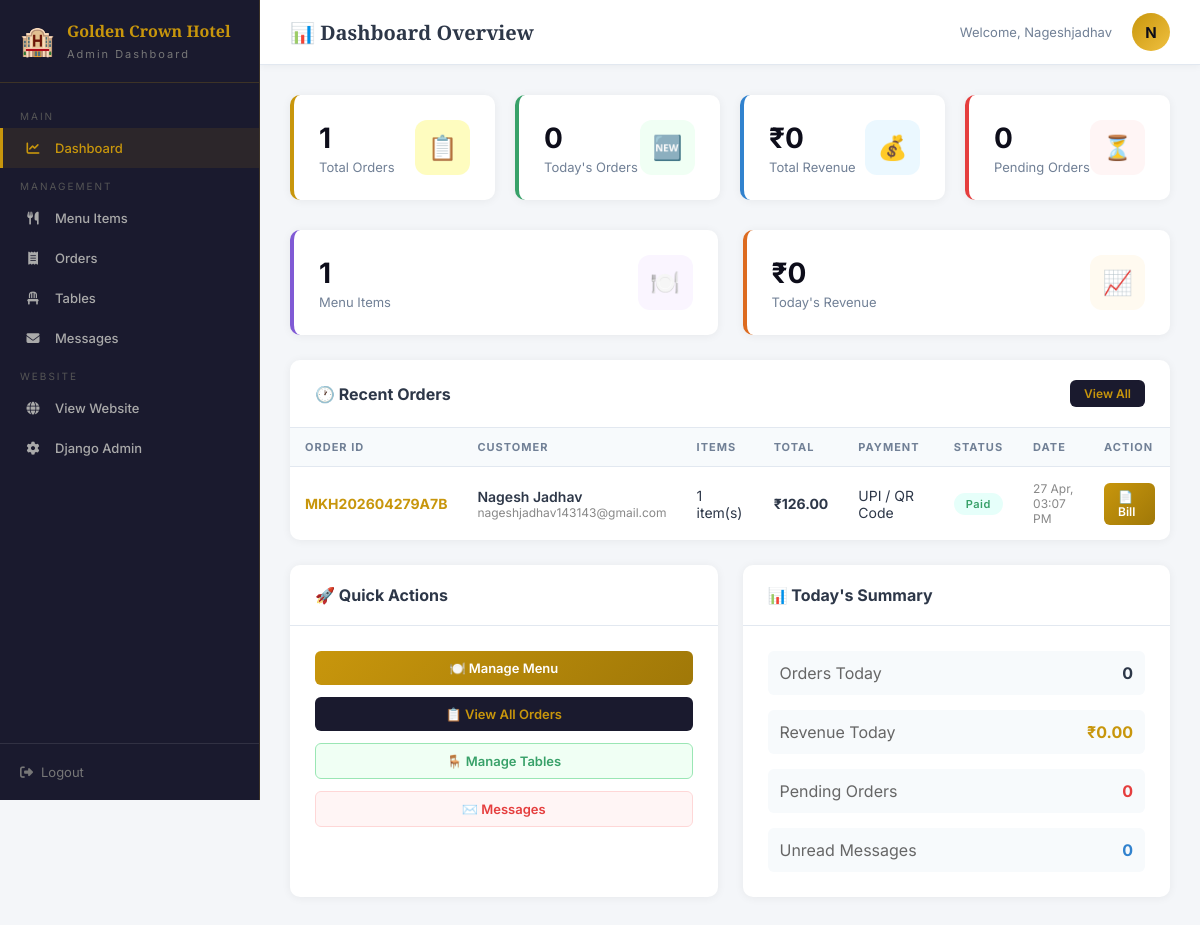
Page /admin-panel/dashboard/ (signed in) on the committed database.
### hotel/models.py (models this page shows, shortened)
class Order(models.Model):
    STATUS_CHOICES = [
        ('pending', 'Pending'),
        ('confirmed', 'Confirmed'),
        ('preparing', 'Preparing'),
        ('ready', 'Ready'),
        ('delivered', 'Delivered'),
        ('paid', 'Paid'),
        ('cancelled', 'Cancelled'),
    ]
    PAYMENT_METHODS = [
        ('cash', 'Cash'),
        ('upi', 'UPI / QR Code'),
        ('card', 'Card'),
        ('online', 'Online'),
    ]
    order_id = models.CharField(max_length=20, unique=True, editable=False)
    customer_name = models.CharField(max_length=200)
    customer_email = models.EmailField()
    customer_phone = models.CharField(max_length=15)
    table = models.ForeignKey(Table, on_delete=models.SET_NULL, null=True, blank=True)
    status = models.CharField(max_length=20, choices=STATUS_CHOICES, default='pending')
    payment_method = models.CharField(max_length=20, choices=PAYMENT_METHODS, default='cash')
    payment_status = models.CharField(max_length=20, default='pending')
    subtotal = models.DecimalField(max_digits=10, decimal_places=2, default=0)
    tax = models.DecimalField(max_digits=10, decimal_places=2, default=0)
    total = models.DecimalField(max_digits=10, decimal_places=2, default=0)
    special_instructions = models.TextField(blank=True)
    created_at = models.DateTimeField(auto_now_add=True)
    updated_at = models.DateTimeField(auto_now=True)

### hotel/views.py (the view)
# urls.py: path('admin-panel/dashboard/', views.admin_dashboard, name='admin_dashboard'),
@login_required
@user_passes_test(is_admin)
def admin_dashboard(request):
    today = timezone.now().date()
    total_orders = Order.objects.count()
    today_orders = Order.objects.filter(created_at__date=today).count()
    total_revenue = Order.objects.filter(payment_status='paid').aggregate(Sum('total'))['total__sum'] or 0
    today_revenue = Order.objects.filter(created_at__date=today, payment_status='paid').aggregate(Sum('total'))['total__sum'] or 0
    pending_orders = Order.objects.filter(status__in=['pending', 'confirmed', 'preparing']).count()
    total_items = MenuItem.objects.count()
    recent_orders = Order.objects.order_by('-created_at')[:5]
    unread_messages = ContactMessage.objects.filter(is_read=False).count()
    return render(request, 'admin_panel/dashboard.html', {
        'total_orders': total_orders, 'today_orders': today_orders,
        'total_revenue': total_revenue, 'today_revenue': today_revenue,
        'pending_orders': pending_orders, 'total_items': total_items,
        'recent_orders': recent_orders, 'unread_messages': unread_messages,
    })

### hotel/views.py (called while the page is built)
def is_admin(user):
    return user.is_staff or user.is_superuser

### hotel/templates/admin_panel/dashboard.html (shortened to what this page needs)
{% extends 'admin_panel/base_admin.html' %}
{% block page_title %}📊 Dashboard Overview{% endblock %}
{% block content %}
<div class="stat-grid">
  <div class="stat-card" style="border-left-color: #C8960C;">
    <div class="stat-info"><h3>{{ total_orders }}</h3><p>Total Orders</p></div>
    <div class="stat-icon" style="background:#fefcbf;">📋</div>
  </div>
  <div class="stat-card" style="border-left-color:#38a169;">
    <div class="stat-info"><h3>{{ today_orders }}</h3><p>Today's Orders</p></div>
    <div class="stat-icon" style="background:#f0fff4;">🆕</div>
  </div>
  <div class="stat-card" style="border-left-color:#3182ce;">
    <div class="stat-info"><h3>₹{{ total_revenue|floatformat:0 }}</h3><p>Total Revenue</p></div>
    <div class="stat-icon" style="background:#ebf8ff;">💰</div>
  </div>
  <div class="stat-card" style="border-left-color:#e53e3e;">
    <div class="stat-info"><h3>{{ pending_orders }}</h3><p>Pending Orders</p></div>
    <div class="stat-icon" style="background:#fff5f5;">⏳</div>
  </div>
</div>
<div style="display:grid;grid-template-columns:1fr 1fr;gap:25px;margin-bottom:25px;">
  <div class="stat-card" style="border-left-color:#805ad5;">
    <div class="stat-info"><h3>{{ total_items }}</h3><p>Menu Items</p></div>
    <div class="stat-icon" style="background:#faf5ff;">🍽️</div>
  </div>
  <div class="stat-card" style="border-left-color:#dd6b20;">
    <div class="stat-info"><h3>₹{{ today_revenue|floatformat:0 }}</h3><p>Today's Revenue</p></div>
    <div class="stat-icon" style="background:#fffaf0;">📈</div>
  </div>
</div>
<div class="card">
  <div class="card-header">
    <h3>🕐 Recent Orders</h3>
    <a href="/admin-panel/orders/" class="btn btn-primary btn-sm">View All</a>
  </div>
  <div class="card-body" style="padding:0;">
    <div class="table-wrap">
      <table class="admin-table">
        <thead><tr><th>Order ID</th><th>Customer</th><th>Items</th><th>Total</th><th>Payment</th><th>Status</th><th>Date</th><th>Action</th></tr></thead>
        <tbody>
          {% for order in recent_orders %}
          <tr>
            <td><strong style="color:var(--gold);">{{ order.order_id }}</strong></td>
            <td>
              <div style="font-weight:600;">{{ order.customer_name }}</div>
              <div style="font-size:12px;color:#888;">{{ order.customer_email }}</div>
            </td>
            <td>{{ order.order_items.count }} item(s)</td>
            <td><strong>₹{{ order.total }}</strong></td>
            <td>{{ order.get_payment_method_display }}</td>
            <td>
              {% if order.status == 'paid' %}<span class="badge badge-success">Paid</span>
              {% elif order.status == 'pending' %}<span class="badge badge-warning">Pending</span>
              {% elif order.status == 'preparing' %}<span class="badge badge-info">Preparing</span>
              {% elif order.status == 'cancelled' %}<span class="badge badge-danger">Cancelled</span>
              {% else %}<span class="badge badge-dark">{{ order.get_status_display }}</span>{% endif %}
            </td>
            <td style="font-size:12px;color:#888;">{{ order.created_at|date:"d M, h:i A" }}</td>
            <td>
              <a href="/download-bill/{{ order.order_id }}/" class="btn btn-sm btn-gold">📄 Bill</a>
            </td>
          </tr>
          {% empty %}
          <tr><td colspan="8" style="text-align:center;padding:30px;color:#888;">No orders yet.</td></tr>
          {% endfor %}
        </tbody>
      </table>
    </div>
  </div>
</div>
<div style="display:grid;grid-template-columns:1fr 1fr;gap:25px;">
  <div class="card" style="margin-bottom:0;">
    <div class="card-header"><h3>🚀 Quick Actions</h3></div>
    <div class="card-body">
      <div style="display:flex;flex-direction:column;gap:12px;">
        <a href="/admin-panel/menu/" class="btn btn-gold" style="justify-content:center;">🍽️ Manage Menu</a>
        <a href="/admin-panel/orders/" class="btn btn-primary" style="justify-content:center;color:var(--gold);">📋 View All Orders</a>
        <a href="/admin-panel/tables/" class="btn btn-success" style="justify-content:center;">🪑 Manage Tables</a>
        <a href="/admin-panel/messages/" class="btn btn-danger" style="justify-content:center;">
          ✉️ Messages
        </a>
      </div>
    </div>
  </div>
  <div class="card" style="margin-bottom:0;">
    <div class="card-header"><h3>📊 Today's Summary</h3></div>
    <div class="card-body">
      <div style="display:flex;flex-direction:column;gap:15px;">
        <div style="display:flex;justify-content:space-between;padding:12px;background:#f7fafc;border-radius:6px;">
          <span style="color:#666;">Orders Today</span><strong>{{ today_orders }}</strong>
        </div>
        <div style="display:flex;justify-content:space-between;padding:12px;background:#f7fafc;border-radius:6px;">
          <span style="color:#666;">Revenue Today</span><strong style="color:var(--gold);">₹{{ today_revenue|floatformat:2 }}</strong>
        </div>
        <div style="display:flex;justify-content:space-between;padding:12px;background:#f7fafc;border-radius:6px;">
          <span style="color:#666;">Pending Orders</span><strong style="color:#e53e3e;">{{ pending_orders }}</strong>
        </div>
        <div style="display:flex;justify-content:space-between;padding:12px;background:#f7fafc;border-radius:6px;">
          <span style="color:#666;">Unread Messages</span><strong style="color:#3182ce;">{{ unread_messages }}</strong>
        </div>
      </div>
    </div>
  </div>
</div>
{% endblock %}

### hotel/templates/admin_panel/base_admin.html (shortened to what this page needs)
<!DOCTYPE html>
<html lang="en">
<head>
<link rel="stylesheet" href="https://cdnjs.cloudflare.com/ajax/libs/font-awesome/6.5.0/css/all.min.css">
</head>
<body>
<div class="sidebar">
  <div class="sidebar-brand">
    <span class="brand-icon">🏨</span>
    <div class="brand-text">
      <h2>Golden Crown Hotel</h2>
      <small>Admin Dashboard</small>
    </div>
  </div>
  <nav class="sidebar-nav">
    <div class="nav-section-label">Main</div>
    <a href="/admin-panel/dashboard/" class="nav-item {% if request.resolver_match.url_name == 'admin_dashboard' %}active{% endif %}"><i class="fas fa-chart-line"></i> Dashboard</a>
    <div class="nav-section-label">Management</div>
    <a href="/admin-panel/menu/" class="nav-item {% if request.resolver_match.url_name == 'admin_menu' %}active{% endif %}"><i class="fas fa-utensils"></i> Menu Items</a>
    <a href="/admin-panel/orders/" class="nav-item {% if request.resolver_match.url_name == 'admin_orders' %}active{% endif %}"><i class="fas fa-receipt"></i> Orders</a>
    <a href="/admin-panel/tables/" class="nav-item {% if request.resolver_match.url_name == 'admin_tables' %}active{% endif %}"><i class="fas fa-chair"></i> Tables</a>
    <a href="/admin-panel/messages/" class="nav-item {% if request.resolver_match.url_name == 'admin_messages' %}active{% endif %}"><i class="fas fa-envelope"></i> Messages</a>
    <div class="nav-section-label">Website</div>
    <a href="/" class="nav-item" target="_blank"><i class="fas fa-globe"></i> View Website</a>
    <a href="/django-admin/" class="nav-item" target="_blank"><i class="fas fa-cog"></i> Django Admin</a>
  </nav>
  <div class="sidebar-footer">
    <a href="/admin-panel/logout/"><i class="fas fa-sign-out-alt"></i> Logout</a>
  </div>
</div>
<div class="main">
  <div class="topbar">
    <div class="topbar-title">{% block page_title %}Dashboard{% endblock %}</div>
    <div class="topbar-right">
      <span style="font-size:13px;color:var(--text-light);">Welcome, {{ request.user.username }}</span>
      <div class="admin-avatar">{{ request.user.username|first|upper }}</div>
    </div>
  </div>
  <div class="page-content">
    {% block content %}{% endblock %}
  </div>
</div>
</body>
</html>

### rows in the picture
Order: order_id "MKH202604279A7B", customer_name "Nagesh Jadhav", customer_email "nageshjadhav143143@gmail.com", order_items.count "1", total "126.00", payment_method "UPI / QR Code", status "Paid", created_at "27 Apr, 03:07 PM"

### other values in the picture
{{ request.user.username }} "Nageshjadhav"
{{ request.user.username|first|upper }} "N"
{{ total_orders }} "1"
{{ today_orders }} "0"
{{ total_revenue|floatformat:0 }} "0"
{{ pending_orders }} "0"
{{ total_items }} "1"
{{ today_revenue|floatformat:0 }} "0"
{{ today_revenue|floatformat:2 }} "0.00"
{{ unread_messages }} "0"
